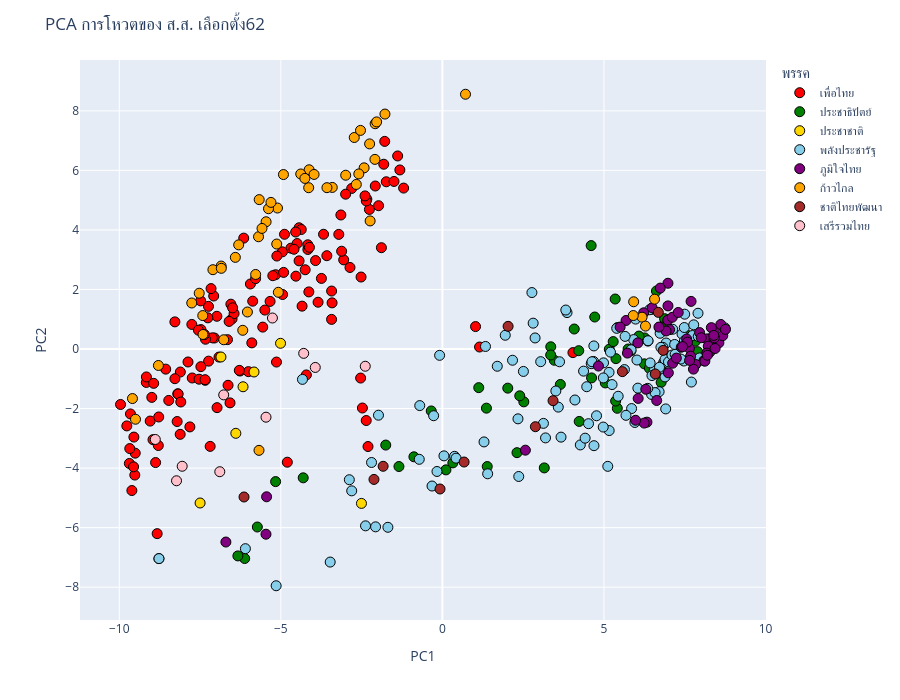

Here is the notebook cell this chart was saved with:
### Code cell
import plotly.express as px

fig = px.scatter(
    pca_before_df,
    x="PC1",
    y="PC2",
    color="party",
    color_discrete_map=party_colors_before,
    hover_name=pca_before_df.index,   
)

fig.update_traces(
    marker=dict(size=10, line=dict(width=1,color="black"))
)

fig.update_layout(
    title="PCA การโหวตของ ส.ส. เลือกตั้ง62",
    legend_title="พรรค",
    width=900,
    height=700
)

fig.show()

### Figure 1 — Plotly figure (JSON) as saved in the notebook; plotly's stock layout.template omitted (floating-point values rounded to 4 significant figures; data arrays with more than 128 entries replaced by an {"elided": "..."} marker saying what was removed)
{"data": [{"hovertemplate": "<b>%{hovertext}</b><br><br>party=เพื่อไทย<br>PC1=%{x}<br>PC2=%{y}<extra></extra>", "hovertext": {"elided": "134 str values"}, "legendgroup": "เพื่อไทย", "marker": {"color": "red", "line": {"color": "black", "width": 1}, "size": 10, "symbol": "circle"}, "mode": "markers", "name": "เพื่อไทย", "orientation": "v", "showlegend": true, "type": "scatter", "x": {"elided": "134 float values"}, "xaxis": "x", "y": {"elided": "134 float values"}, "yaxis": "y"}, {"hovertemplate": "<b>%{hovertext}</b><br><br>party=ประชาธิปัตย์<br>PC1=%{x}<br>PC2=%{y}<extra></extra>", "hovertext": ["กนก วงษ์ตระหง่าน", "กันตวรรณ ตันเถียร", "จักพันธ์ ปิยพรไพบูลย์", "จุรินทร์ ลักษณวิศิษฏ์", "ชวน หลีกภัย", "ชัยชนะ เดชเดโช", "ชัยทิพย์ กมลพันธ์ทิพย์", "ชัยวุฒิ บรรณวัฒน์", "ชินวรณ์ บุณยเกียรติ", "ธารา ปิตุเตชะ", "ธีรภัทร พริ้งศุลกะ", "นริศ ขำนุรักษ์", "บัญญัติ บรรทัดฐาน", "บัญญัติ เจตนจันทร์", "ประกอบ รัตนพันธ์", "ประมวล พงศ์ถาวราเดช", "พนิต วิกิตเศรษฐ์", "พิมพ์ภัทรา วิชัยกุล", "พิมพ์รพี พันธุ์วิชาติกุล", "พิสิฐ ลี้อาธรรม", "ภานุ ศรีบุศยกาญจน์", "มนตรี ปาน้อยนนท์", "รังสิมา รอดรัศมี", "วชิราภรณ์ กาญจนะ", "วิวรรธน์ นิลวัชรมณี", "วีระชัย วีระเมธีกุล", "วุฒิพงษ์ นามบุตร", "ศรีสมร รัศมีฤกษ์เศรษฐ์", "ศิริวรรณ ปราศจากศัตรู", "สมชาติ ประดิษฐพร", "สราวุธ อ่อนละมัย", "สาคร เกี่ยวข้อง", "สาทิตย์ วงศ์หนองเตย", "สาธิต ปิตุเตชะ", "สินธพ แก้วพิจิตร", "สินิตย์ เลิศไกร", "สุณัฐชา โล่สถาพรพิพิธ", "สุทัศน์ เงินหมื่น", "สุภาพร กำเนิดผล", "สุรินทร์ ปาลาเร่", "องอาจ คล้ามไพบูลย์", "อภิชัย เตชะอุบล", "อัครเดช วงษ์พิทักษ์โรจน์", "อันวาร์ สาและ", "อัศวิน วิภูศิริ", "อิสรพงษ์ มากอำไพ", "อิสระ เสรีวัฒนวุฒิ", "เกียรติ สิทธีอมร", "เดชอิศม์ ขาวทอง", "เทอดพงษ์ ไชยนันทน์", "แนน บุณย์ธิดา สมชัย"], "legendgroup": "ประชาธิปัตย์", "marker": {"color": "green", "line": {"color": "black", "width": 1}, "size": 10, "symbol": "circle"}, "mode": "markers", "name": "ประชาธิปัตย์", "orientation": "v", "showlegend": true, "type": "scatter", "x": [3.353, 1.125, -0.3451, 1.388, -8.772, 3.153, -6.118, 3.464, 6.25, 7.604, 5.347, 5.37, 6.875, 6.76, 6.769, 5.747, 4.603, 5.041, 4.08, 7.826, 6.988, 4.233, 6.406, 2.023, 5.412, -0.8817, 6.624, 4.714, 5.164, 5.833, 6.259, 5.361, 2.519, -4.308, 5.285, 2.308, 1.363, 3.65, -5.161, 4.219, 6.083, -5.726, -1.345, -1.753, 0.3227, -6.329, 2.393, 3.35, 0.1092, 7.898, 4.616], "xaxis": "x", "y": [0.07495, -1.297, -2.08, -3.948, -7.04, -3.994, -7.037, -0.3778, -0.4985, 0.4502, 1.679, -0.3231, 1.02, 0.7384, -1.12, 0.0001954, 3.473, -1.139, 0.6717, 0.2617, -0.3174, -2.432, -0.6458, -1.314, -1.992, -3.621, 1.948, 1.075, -0.006498, -0.06391, 0.3725, -1.748, -1.775, -4.327, 0.2493, -3.482, -1.986, -1.19, -4.454, -0.05562, 0.4344, -5.979, -3.947, -3.226, -3.825, -6.95, -1.572, -0.2001, -4.059, -0.08891, -0.9704], "yaxis": "y"}, {"hovertemplate": "<b>%{hovertext}</b><br><br>party=ประชาชาติ<br>PC1=%{x}<br>PC2=%{y}<extra></extra>", "hovertext": ["กมลศักดิ์ ลีวาเมาะ", "กูเฮง ยาวอหะซัน", "ซูการ์โน มะทา", "ทวี สอดส่อง", "สมมุติ เบ็ญจลักษณ์", "อนุมัติ ซูสารอ", "อับดุลอายี สาแม็ง"], "legendgroup": "ประชาชาติ", "marker": {"color": "gold", "line": {"color": "black", "width": 1}, "size": 10, "symbol": "circle"}, "mode": "markers", "name": "ประชาชาติ", "orientation": "v", "showlegend": true, "type": "scatter", "x": [-5.83, -7.499, -6.169, -5.009, -6.393, -2.505, -6.853], "xaxis": "x", "y": [-0.7717, -5.172, -1.268, 0.1922, -2.832, -5.186, -0.268], "yaxis": "y"}, {"hovertemplate": "<b>%{hovertext}</b><br><br>party=พลังประชารัฐ<br>PC1=%{x}<br>PC2=%{y}<extra></extra>", "hovertext": ["กรณิศ งามสุคนธ์รัตนา", "กรุงศรีวิไล สุทินเผือก", "กฤษณ์ แก้วอยู่", "กษิดิ์เดช ชุติมันต์", "กัลยา รุ่งวิจิตรชัย", "กานต์กนิษฐ์ แห้วสันตติ", "กุลวลี นพอมรบดี", "จองชัย วงศ์ทรายทอง", "จอมขวัญ กลับบ้านเกาะ", "จักรพันธ์ พรนิมิตร", "จักรัตน์ พั้วช่วย", "จีรเดช ศรีวิราช", "ชวน ชูจันทร์", "ชัยวัฒน์ เป้าเปี่ยมทรัพย์", "ชัยวุฒิ ธนาคมานุสรณ์", "ชาญวิทย์ วิภูศิริ", "ชูศักดิ์ คีรีมาศทอง", "ฐนภัทร กิตติวงศา", "ฐานิสร์ เทียนทอง", "ฐาปกรณ์ กุลเจริญ", "ฐิติภัสร์ โชติเดชาชัยนันต์", "ณัฏฐพล จรัสรพีพงษ์", "ตรีนุช เทียนทอง", "ต่อศักดิ์ อัศวเหม", "ทวิรัฐ รัตนเศรษฐ", "ธนะสิทธิ์ โควสุรัตน์", "ธนัสถ์ ทวีเกื้อกูลกิจ", "ธรรมนัส พรหมเผ่า", "ธรรมวิชญ์ โพธิพิพิธ", "นัทธี ถิ่นสาคู", "นิพันธ์ ศิริธร", "นิโรธ สุนทรเลขา", "บุญยิ่ง นิติกาญจนา", "บุญสิงห์ วรินทร์รักษ์", "ปฐมพงศ์ สูญจันทร์", "ประทวน สุทธิอำนวยเดช", "ประสิทธิ์ มะหะหมัด", "ปริญญา ฤกษ์หร่าย", "ปัญญา จีนาคำ", "พงศ์กวิน จึงรุ่งเรืองกิจ", "พยม พรหมเพชร", "พรชัย ตระกูลวรานนท์", "พรชัย อินทร์สุข", "พรรณสิริ กุลนาถศิริ", "พัชรินทร์ ซำศิริพงษ์", "พิชชารัตน์ เลาหพงศ์ชนะ", "พิมพ์พร พรพฤฒิพันธุ์", "พิเชษฐ สถิรชวาล", "ภริม พูลเจริญ", "ภาคภูมิ บูลย์ประมุข", "ภาคิน สมมิตรธนกุล", "ภาดาท์ วรกานนท์", "ภิญโญ นิโรจน์", "ภูดิท อินสุวรรณ์", "มณเฑียร สงฆ์ประชา", "มานัส อ่อนอ้าย", "ยงยุทธ สุวรรณบุตร", "ยงยุทธ เทพจำนงค์", "ยุทธนา โพธสุธน", "รงค์ บุญสวยขวัญ", "รณเทพ อนุวัฒน์", "วทันยา วงษ์โอภาสี", "วัชระ ยาวอหะซัน", "วัฒนา ช่างเหลา", "วัฒนา สิทธิวัง", "วันชัย ปริญญาศิริ", "วันเพ็ญ พร้อมพัฒน์", "วิเชียร ชวลิต", "วีระกร คำประกอบ", "ศาสตรา ศรีปาน", "ศิริพงษ์ รัสมี", "สมชาย วิษณุวงศ์", "สมบัติ อำนาคะ", "สมพงษ์ โสภณ", "สมศักดิ์ คุณเงิน", "สมศักดิ์ พันธ์เกษม", "สมศักดิ์ เทพสุทิน", "สมเกียรติ วอนเพียร", "สรวุฒิ เนื่องจำนงค์", "สะถิระ เผือกประพันธุ์", "สัญญา นิลสุพรรณ", "สัณหพจน์ สุขศรีเมือง", "สันติ กีระนันทน์", "สันติ พร้อมพัฒน์", "สัมพันธ์ มะยูโซ๊ะ", "สัมฤทธิ์ แทนทรัพย์", "สาธิต อุ๋ยตระกูล", "สายัณห์ ยุติธรรม", "สิระ เจนจาคะ", "สุชาติ ชมกลิ่น", "สุชาติ ตันเจริญ", "สุชาติ อุสาหะ", "สุทา ประทีป ณ ถลาง", "สุพล ฟองงาม", "สุรชาติ ศรีบุศกร", "สุรพร ดนัยตั้งตระกูล", "สุรศักดิ์ ชิงนวรรณ์", "สุรศักดิ์ อนรรฆพันธ์", "สุรสิทธิ์ นิธิวุฒิวรรักษ์", "สุรสิทธิ์ วงศ์วิทยานันท์", "สุริยะ จึงรุ่งเรืองกิจ", "อธิรัฐ รัตนเศรษฐ", "อนันต์ ผลอำนวย", "อนุชา นาคาศัย", "อนุชา น้อยวงศ์", "อรรถกร ศิริลัทธยากร", "อรุณ สวัสดี", "อัครวัฒน์ อัศวเหม", "อัฏฐพล โพธิพิพิธ", "อาดิลัน อาลีอิสเฮาะ", "เกษม ศุภรานนท์", "เจริญ เรี่ยวแรง", "เชิงชาย ชาลีรินทร์", "เพชรภูมิ อาภรณ์รัตน์", "เอกราช ช่างเหลา", "เอี่ยม ทองใจสด", "โชติวุฒิ ธนาคมานุสรณ์", "ไผ่ ลิกค์", "ไพบูลย์ นิติตะวัน", "ไพลิน เทียนสุวรรณ"], "legendgroup": "พลังประชารัฐ", "marker": {"color": "skyblue", "line": {"color": "black", "width": 1}, "size": 10, "symbol": "circle"}, "mode": "markers", "name": "พลังประชารัฐ", "orientation": "v", "showlegend": true, "type": "scatter", "x": [6.473, 4.679, 6.919, 5.84, 6.889, 4.268, 5.201, 5.25, 3.625, 7.963, 5.978, 1.333, -2.193, 5.157, 0.3767, 5.439, 6.554, 6.707, 4.98, 6.743, 4.69, 5.918, -1.687, -0.7163, 3.127, 5.413, 5.653, -1.978, 3.511, 6.91, 7.415, 4.606, 6.463, 2.868, 6.923, 7.471, 6.581, 5.394, 3.857, 4.467, 7.705, 7.126, 2.77, 6.846, 5.956, 1.288, 6.484, -4.331, 6.731, 1.945, -5.145, 6.738, 8.743, 8.311, 6.361, 5.855, 6.883, 2.507, -0.08599, 6.719, 4.986, -0.2714, 3.191, 3.671, -0.1676, 6.89, 7.737, 3.041, 4.77, 6.02, 2.171, 6.996, 8.253, 7.378, 3.819, 5.118, -2.068, 7.188, 2.363, -0.7008, 7.485, 4.687, 0.4228, -2.379, 2.339, 7.498, 5.161, 4.977, -0.3209, -6.096, -8.772, 5.681, 3.586, 0.04758, 5.633, -2.88, 4.369, 6.356, 6.823, 7.498, -2.807, -3.472, 6.363, 4.101, 6.049, 7.777, 4.417, 6.761, 7.104, 6.412, 2.809, 7.489, 7.91, 4.628, 1.401, 7.918, 4.522, 1.698, 7.203, 6.429], "xaxis": "x", "y": [-1.526, -0.4178, -0.8232, -0.02512, -0.9379, -3.222, -0.1049, -1.194, -0.4281, -0.299, 1.005, 0.0859, -3.811, -0.7839, -3.604, -1.586, -0.7245, -1.432, -0.971, 0.6392, -3.246, 0.3167, -5.988, -3.705, -2.498, 0.7202, 0.4247, -2.223, -1.409, -2.012, 0.5045, -0.4919, 1.329, 0.3717, 0.2018, -0.4028, -1.464, 0.6946, 1.224, -1.266, -1.11, 0.6638, 1.896, -0.4546, -2.467, -3.12, -0.8913, -1.02, -0.6715, 0.4627, -7.952, 0.5286, 0.7097, 0.1936, 0.2673, -2.0, -0.4505, -0.7529, -0.212, -0.6119, -0.4647, -2.241, -2.986, -2.96, -4.113, -0.3476, 0.4527, -0.4248, -2.242, -0.3691, -0.3772, -0.431, 0.3361, -0.3371, 1.309, -3.941, -5.973, 0.1531, -4.281, -1.9, 0.722, 0.1039, -3.667, -5.939, -2.345, 0.1236, -2.739, -2.621, -4.602, -6.707, -7.04, -2.227, -1.952, -3.589, -0.6905, -4.39, -0.7429, -1.322, 0.05708, 1.171, -4.764, -7.156, 0.279, -1.712, -1.314, 0.8124, -2.995, 0.05464, -0.2021, 1.32, 0.8686, 0.2698, 1.201, -0.4263, -4.191, 0.4223, -2.508, -0.5787, -0.1779, -0.4669], "yaxis": "y"}, {"hovertemplate": "<b>%{hovertext}</b><br><br>party=ภูมิใจไทย<br>PC1=%{x}<br>PC2=%{y}<extra></extra>", "hovertext": ["กรวีร์ ปริศนานันทกุล", "กฤติเดช สันติวชิระกุล", "กิตติชัย เรืองสวัสดิ์", "คงกฤษ ฉัตรมาลีรัตน์", "จักรกฤษณ์ ทองศรี", "ชยุต ภุมมะกาญจนะ", "ชาดา ไทยเศรษฐ์", "ฐิตินันท์ แสงนาค", "ณัฏฐ์ชนน ศรีก่อเกื้อ", "ธนยศ ทิมสุวรรณ", "บุญลือ ประเสริฐโสภา", "ปกรณ์ มุ่งเจริญพร", "พรชัย อำนวยทรัพย์", "พิบูลย์ รัชกิจประการ", "พิษณุ พลธี", "ภราดร ปริศนานันทกุล", "มณฑล โพธิ์คาย", "มัลลิกา จิระพันธุ์วาณิช", "มานพ ศรีผึ้ง", "มารุต มัสยวาณิช", "ยศวัฒน์ มาไพศาลสิน", "รังสิกร ทิมาตฤกะ", "รุ่งโรจน์ ทองศรี", "วรศิษฎ์ เลียงประสิทธิ์", "วิรัช พันธุมะผล", "วิสิทธิ์ พิทยาภรณ์", "ศรีนวล บุญลือ", "ศักดิ์สยาม ชิดชอบ", "ศิริวัฒน์ ขจรประศาสน์", "ศุภชัย โพธิ์สุ", "ศุภชัย ใจสมุทร", "ศุภมาส อิศรภักดี", "สนอง เทพอักษรณรงค์", "สมบูรณ์ ซารัมย์", "สมเจตน์ ลิมปะพันธุ์", "สรอรรถ กลิ่นประทุม", "สฤษฏ์พงษ์ เกี่ยวข้อง", "สฤษดิ์ บุตรเนียร", "สวาป เผ่าประทาน", "สิริพงศ์ อังคสกุลเกียรติ", "สุชาติ โชคชัยวัฒนากร", "สุรศักดิ์ พันธ์เจริญวรกุล", "อดิพงษ์ ฐิติพิทยา", "อนาวิล รัตนสถาพร", "อนุทิน ชาญวีรกูล", "อภิชา เลิศพชรกมล", "อับดุลบาซิม อาบู", "อาสพลธ์ สรรณ์ไตรภพ", "อำนาจ วิลาวัลย์", "เกียรติ เหลืองขจรวิทย์", "เกื้อกูล ด่านชัยวิจิตร", "เจเศรษฐ์ ไทยเศรษฐ์", "เพชรดาว โต๊ะมีนา", "เศรษฐพงค์ มะลิสุวรรณ", "เอกการ ซื่อทรงธรรม", "โชติพิพัฒน์ เตชะโสภณมณี", "โสภณ ซารัมย์", "ไตรเทพ งามกมล"], "legendgroup": "ภูมิใจไทย", "marker": {"color": "purple", "line": {"color": "black", "width": 1}, "size": 10, "symbol": "circle"}, "mode": "markers", "name": "ภูมิใจไทย", "orientation": "v", "showlegend": true, "type": "scatter", "x": [7.695, 8.179, 7.958, 8.089, 7.836, 7.644, 5.684, 8.42, 5.726, 6.048, 7.125, 7.681, 8.276, 6.974, 7.391, 6.98, 7.558, 8.408, 8.227, 8.184, 7.769, 7.584, 8.556, 7.115, 8.323, 8.01, 7.432, -5.46, 6.228, -5.44, 7.03, 2.568, 7.239, 6.33, 8.44, 8.616, 6.294, 8.676, 6.98, 5.5, 7.649, 6.491, 6.245, 6.632, -6.7, 8.123, 7.298, 6.922, 8.198, 8.418, 4.829, 6.701, 6.742, 8.759, 6.058, 6.992, 5.978, 8.399], "xaxis": "x", "y": [1.6, 0.3407, 0.5516, -0.3955, -0.5196, 0.02415, 0.9591, 0.6627, -0.1366, 0.2067, -0.4769, -0.2386, -0.1038, 0.9708, 0.06067, 2.21, 0.337, 0.3175, 0.09507, -0.1361, -0.6753, 0.2326, 0.2097, 1.066, 0.7181, 0.38, 0.07984, -6.221, 1.216, -4.964, 0.6498, -3.398, -0.3055, -2.457, 0.01668, 0.824, -1.352, 0.4482, 1.449, 0.7371, -0.3827, 1.386, -2.487, -1.729, -6.483, -0.4074, 1.227, 0.606, -0.2091, 0.3767, -0.5715, 0.7375, 2.046, 0.6607, -1.659, -0.8, -2.393, 0.4572], "yaxis": "y"}, {"hovertemplate": "<b>%{hovertext}</b><br><br>party=ก้าวไกล<br>PC1=%{x}<br>PC2=%{y}<extra></extra>", "hovertext": ["กัญจน์พงศ์ จงสุทธนามณี", "ขวัญเลิศ พานิชมาท", "คารม พลพรกลาง", "คำพอง เทพาคำ", "จรัส คุ้มไข่น้ำ", "จิรวัฒน์ อรัณยกานนท์", "จิรัฏฐ์ ทองสุวรรณ์", "ชวลิต เลาหอุดมพันธ์", "ญาณธิชา บัวเผื่อน", "ณธีภัสร์ กุลเศรษฐสิทธิ์", "ณัฐชา บุญไชยอินสวัสดิ์", "ณัฐพงษ์ เรืองปัญญาวุฒิ", "ณัฐพล สืบศักดิ์วงศ์", "ณัฐวุฒิ บัวประทุม", "ทวีศักดิ์ ทักษิณ", "ทศพร ทองศิริ", "ทองแดง เบ็ญจะปัก", "ธัญวัจน์ กมลวงศ์วัฒน์", "ธีรัจชัย พันธุมาศ", "นิติพล ผิวเหมาะ", "ปกรณ์วุฒิ อุดมพิพัฒน์สกุล", "ปดิพัทธ์ สันติภาดา", "ประเสริฐพงษ์ ศรนุวัตร์", "ปริญญา ช่วยเกตุ คีรีรัตน์", "พิจารณ์ เชาวพัฒนวงศ์", "พิธา ลิ้มเจริญรัตน์", "พีรเดช คำสมุทร", "มานพ คีรีภูวดล", "รังสิมันต์ โรม", "วรภพ วิริยะโรจน์", "วรรณวรี ตะล่อมสิน", "วรรณวิภา ไม้สน", "วาโย อัศวรุ่งเรือง", "วิโรจน์ ลักขณาอดิศร", "วุฒินันท์ บุญชู", "ศักดินัย นุ่มหนู", "ศิริกัญญา ตันสกุล", "สมชาย ฝั่งชลจิตร", "สมเกียรติ ถนอมสินธุ์", "สมเกียรติ ไชยวิสุทธิกุล", "สุทธวรรณ สุบรรณ ณ อยุธยา", "สุพิศาล ภักดีนฤนาถ", "สุรวาท ทองบุ", "สุรเชษฐ์ ประวีณวงศ์วุฒิ", "สุเทพ อู่อ้น", "องค์การ ชัยบุตร", "อภิชาติ ศิริสุนทร", "อมรัตน์ โชคปมิตต์กุล", "เกษมสันต์ มีทิพย์", "เท่าพิภพ ลิ้มจิตรกร", "เบญจา แสงจันทร์", "เอกภพ เพียรพิเศษ"], "legendgroup": "ก้าวไกล", "marker": {"color": "orange", "line": {"color": "black", "width": 1}, "size": 10, "symbol": "circle"}, "mode": "markers", "name": "ก้าวไกล", "orientation": "v", "showlegend": true, "type": "scatter", "x": [-6.304, 6.178, 6.566, -2.081, -6.847, -9.591, -9.498, -6.034, -2.423, -7.757, -7.408, -8.788, -4.124, 0.7149, -5.456, -7.102, -3.971, -3.409, -4.138, -5.69, -2.728, -4.384, -5.669, -2.664, -5.583, -7.526, 5.906, -2.253, -5.104, -5.382, -6.178, -3.573, -7.416, -5.676, -6.408, -1.778, -5.127, -6.842, -2.089, -2.992, -5.077, -2.535, -5.306, -4.255, -6.768, -2.035, -4.919, -5.779, 6.285, -2.236, -2.587, 5.919], "xaxis": "x", "y": [3.499, 1.069, 1.674, 7.568, 2.787, -1.664, -2.359, 1.244, 6.085, 1.546, 0.4882, -0.5526, 6.021, 8.558, 4.274, 2.664, 5.864, 5.428, 5.418, 3.771, 7.105, 5.88, 5.019, 5.528, 4.051, 1.874, 1.125, 6.89, 4.736, 4.713, 0.6284, 5.42, 1.124, -3.404, 3.079, 7.892, 3.526, 2.71, 6.37, 5.838, 1.906, 7.344, 4.925, 5.73, 0.3114, 7.629, 5.86, 2.505, 0.7698, 4.303, 5.882, 1.587], "yaxis": "y"}, {"hovertemplate": "<b>%{hovertext}</b><br><br>party=ชาติไทยพัฒนา<br>PC1=%{x}<br>PC2=%{y}<extra></extra>", "hovertext": ["จุลพันธ์ โนนศรีชัย", "ณัฐวุฒิ ประเสริฐสุวรรณ", "ธีระ วงศ์สมุทร", "นพดล มาตรศรี", "นิกร จำนง", "ประภัตร โพธสุธน", "พาณุวัฒณ์ สะสมทรัพย์", "วราวุธ ศิลปอาชา", "สรชัด สุจิตต์", "อนุรักษ์ จุรีมาศ", "เผดิมชัย สะสมทรัพย์", "เสมอกัน เที่ยงธรรม"], "legendgroup": "ชาติไทยพัฒนา", "marker": {"color": "brown", "line": {"color": "black", "width": 1}, "size": 10, "symbol": "circle"}, "mode": "markers", "name": "ชาติไทยพัฒนา", "orientation": "v", "showlegend": true, "type": "scatter", "x": [2.033, 3.424, 6.588, 2.877, 6.832, -1.834, -2.118, -6.139, -0.07385, 6.682, 0.6708, 5.57], "xaxis": "x", "y": [0.7618, -1.736, -0.8372, -2.61, -0.04579, -3.939, -4.38, -4.97, -4.702, 1.232, -3.796, -0.76], "yaxis": "y"}, {"hovertemplate": "<b>%{hovertext}</b><br><br>party=เสรีรวมไทย<br>PC1=%{x}<br>PC2=%{y}<extra></extra>", "hovertext": ["ธนภร โสมทองแดง", "นภาพร เพ็ชร์จินดา", "ประสงค์ บูรณ์พงศ์", "วัชรา ณ วังขนาย", "วิรัตน์ วรศสิริน", "วิศณุ ม่วงแพรสี", "อำไพ กองมณี", "เพชร เอกกำลังกุล", "เรวัต วิศรุตเวช", "เสรีพิศุทธ์ เตมียเวส"], "legendgroup": "เสรีรวมไทย", "marker": {"color": "pink", "line": {"color": "black", "width": 1}, "size": 10, "symbol": "circle"}, "mode": "markers", "name": "เสรีรวมไทย", "orientation": "v", "showlegend": true, "type": "scatter", "x": [-8.052, -6.768, -5.26, -5.459, -4.293, -2.387, -3.934, -6.889, -8.885, -8.228], "xaxis": "x", "y": [-3.938, -1.541, 1.042, -2.29, -0.1459, -0.5784, -0.6189, -4.121, -3.038, -4.426], "yaxis": "y"}], "layout": {"height": 700, "legend": {"title": {"text": "พรรค"}, "tracegroupgap": 0}, "margin": {"t": 60}, "title": {"text": "PCA การโหวตของ ส.ส. เลือกตั้ง62"}, "width": 900, "xaxis": {"anchor": "y", "domain": [0, 1], "title": {"text": "PC1"}}, "yaxis": {"anchor": "x", "domain": [0, 1], "title": {"text": "PC2"}}}}
